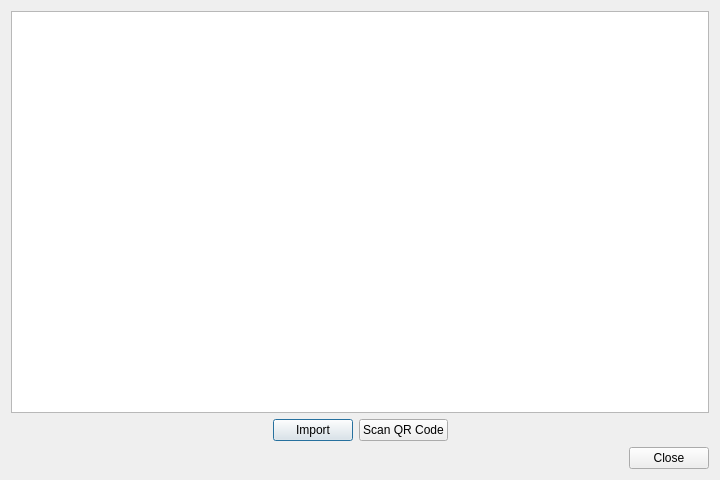
<?xml version="1.0" encoding="UTF-8"?>
<ui version="4.0">
 <class>DialogOtpManager</class>
 <widget class="QDialog" name="DialogOtpManager">
  <property name="geometry">
   <rect>
    <x>0</x>
    <y>0</y>
    <width>720</width>
    <height>480</height>
   </rect>
  </property>
  <property name="windowTitle">
   <string>OTP Manager</string>
  </property>
  <layout class="QVBoxLayout" name="verticalLayout">
   <item>
    <widget class="OtpListWidget" name="otp_list">
     <property name="alternatingRowColors">
      <bool>true</bool>
     </property>
     <property name="editTriggers">
      <set>QAbstractItemView::EditTrigger::NoEditTriggers</set>
     </property>
    </widget>
   </item>
   <item>
    <layout class="QHBoxLayout" name="layout_otp_buttons">
     <item>
      <spacer name="spacer_otp_left">
       <property name="orientation">
        <enum>Qt::Orientation::Horizontal</enum>
       </property>
       <property name="sizeHint" stdset="0">
        <size>
         <width>40</width>
         <height>20</height>
        </size>
       </property>
      </spacer>
     </item>
     <item>
      <widget class="QPushButton" name="otp_import">
       <property name="text">
        <string>Import</string>
       </property>
      </widget>
     </item>
     <item>
      <widget class="QPushButton" name="otp_scan">
       <property name="text">
        <string>Scan QR Code</string>
       </property>
      </widget>
     </item>
     <item>
      <spacer name="spacer_otp_right">
       <property name="orientation">
        <enum>Qt::Orientation::Horizontal</enum>
       </property>
       <property name="sizeHint" stdset="0">
        <size>
         <width>40</width>
         <height>20</height>
        </size>
       </property>
      </spacer>
     </item>
    </layout>
   </item>
   <item>
    <widget class="QDialogButtonBox" name="buttonBox">
     <property name="orientation">
      <enum>Qt::Orientation::Horizontal</enum>
     </property>
     <property name="standardButtons">
      <set>QDialogButtonBox::StandardButton::Close</set>
     </property>
    </widget>
   </item>
  </layout>
 </widget>
 <customwidgets>
  <customwidget>
   <class>OtpListWidget</class>
   <extends>QListWidget</extends>
   <header>include/ui/setting/OtpListWidget.h</header>
  </customwidget>
 </customwidgets>
 <resources/>
 <connections>
  <connection>
   <sender>buttonBox</sender>
   <signal>rejected()</signal>
   <receiver>DialogOtpManager</receiver>
   <slot>reject()</slot>
   <hints>
    <hint type="sourcelabel">
     <x>316</x>
     <y>260</y>
    </hint>
    <hint type="destinationlabel">
     <x>286</x>
     <y>274</y>
    </hint>
   </hints>
  </connection>
 </connections>
</ui>
